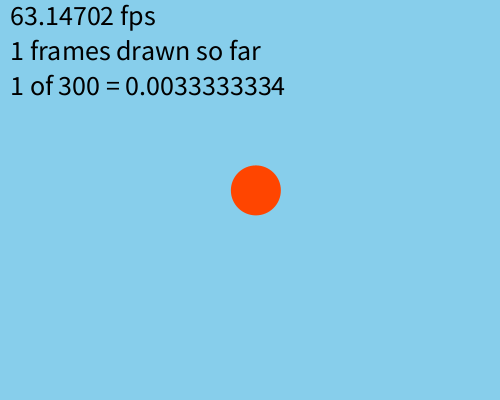
Frame 1 (no input)
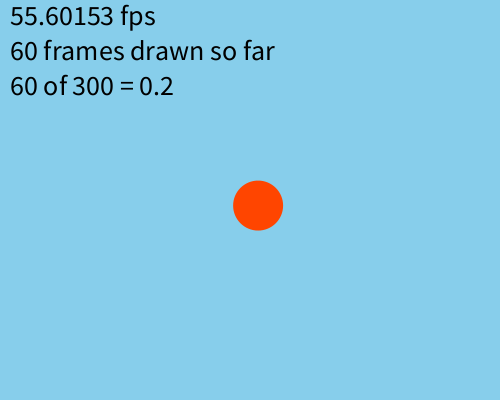
Frame 60 (the mouse pressed at the canvas centre just before this capture)
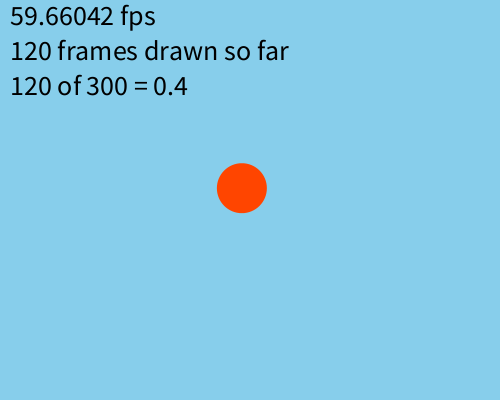
Frame 120 (the mouse held since frame 60 and released just before this capture)

The Processing sketch that drew these frames (run headless with seeded random() and noise(); from frame 60 on, the mouse is pressed at the canvas centre):

// Processing sketch: Jittering_sun
// ── Jittering_sun.pde
/* Jittering_sun.pde
 * Copyright 2020 Roland Richter
 */

// setup() is called only once, at start-up
void setup() {
    size(500, 400);
    // frameRate(60);
}

// draw() is called ~60 times per sec,
// resulting in a "flip book" effect
void draw() {
    background(#87CEEB); // "Light sky blue"

    // Re-starts every 300 frames
    int frameN = frameCount % 300;
    float frameR = frameN / 300.0;

    // Adds some noise to sun position
    float jitterX = random(-20, 20);
    float jitterY = random(-20, 20);

    // Draws a sun, roughly centered
    noStroke();
    fill(#FF4500); // "Orange-red"
    circle(width/2 + jitterX, 
           height/2 + jitterY, 50);
    
    // Displays current frame rate, frame count, etc.
    textSize(28);
    fill(#000000);
    text(frameRate + " fps", 10, 25);
    text(frameCount + " frames drawn so far", 10, 60);
    text(frameN + " of 300 = " + frameR, 10, 95);
}
